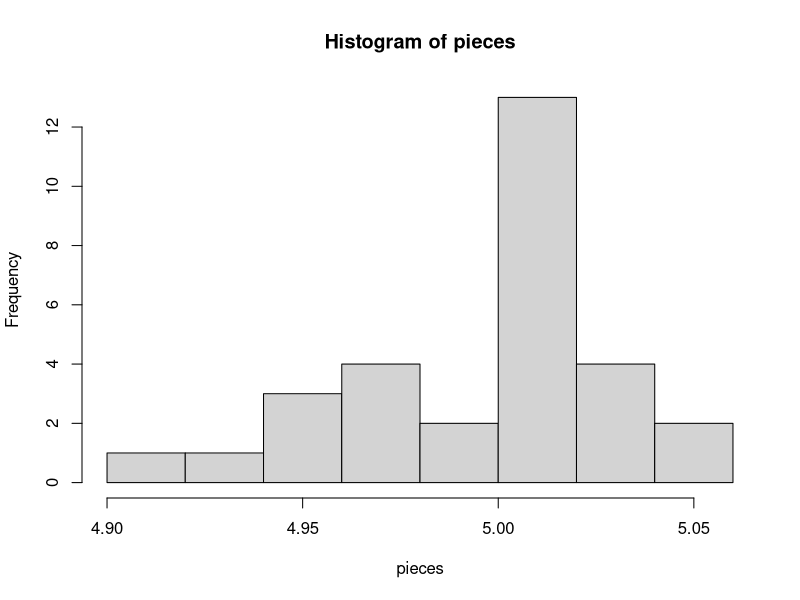
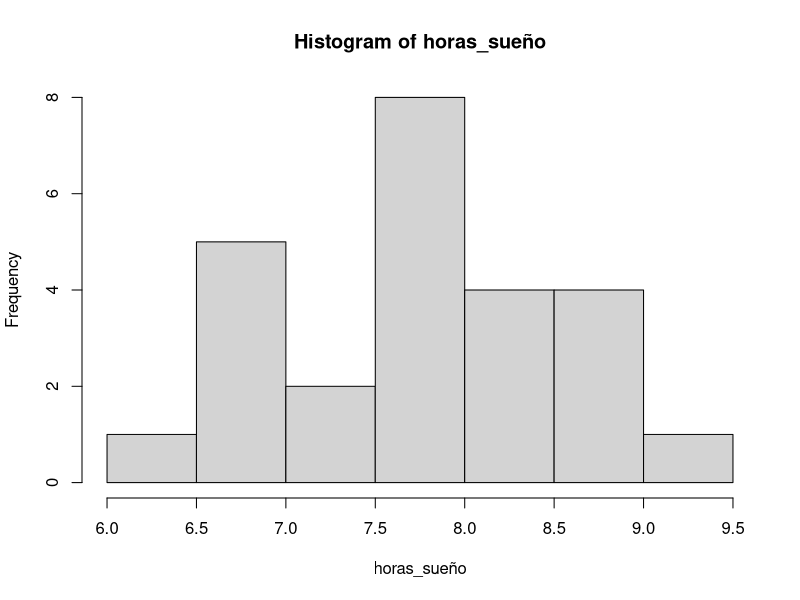

The R source for these figures, in order:
# Simular variable aleatoria normal
# X: altura españoles en cm
# X ~ N(170, sd = 10)

# Muestra aleatoria
N =100
sims = replicate(10000, {
  muestra = rnorm(N, 170, sd = 10)
  # Construir un Intervalo Confianza
  confianza = 0.98 # 1-alfa (nivel confianza -> media real este dentro del intervalo que hemos construido)
  significancion = 1 - confianza # alfa
  
  mean(muestra) + qnorm(1 - significancion/2) * 10 / sqrt(N) # lado derecho de la media
  mean(muestra) - qnorm(1 - significancion/2) * 10 / sqrt(N) # lado izquierdo de la media
  
  ic = mean(muestra) + c(-1,1) * qnorm(1 - significancion/2) * 10 / sqrt(N) # intervalo de confianza
  (170 >= ic[1]) && (170 <= ic[2]) # Comprobar si 170 esta dentro del intervalo de confianza
})

mean(sims)


######################

# 1) Cargar los datos: 
library(readr)
pieces <- read_csv("Intervalos_Conf/1-single_normal_cis/data_1/pieces.csv")
pieces = pieces$piece_size_cm
View(pieces)
# X ~ N(5, sd)
# X: longitud de piezas

# 2) Comprobar asunciones del ic 
# 2.1) Normalidad -> histograma
hist(pieces)
# 2.2) Independencia: a) Muestra aleatoria b) Poblacion muy grande comparado con la muestra
# Asumo que el tamaño de la muestra es menor al 10% del tamaño de la poblacion

# 3) Construir un Intervalo Confianza
# Muestra aleatoria
n = length(pieces)
confianza = 0.99
alpha = 1 - confianza
s2 = var(pieces)
qs = qchisq(c(1-alpha / 2, alpha / 2), df = n-1)
ic = (n-1) * s2 / qs
ic

######################

# 1) Cargar los datos:
library(readr)
new_york <- read_csv("Intervalos_Conf/1-single_normal_cis/data_1/new_york.csv")
horas_sueño = new_york$sleep_hours

# 2) Comprobar asunciones del ic
#   Podemos asumir población inf, muestra muy pequeña comparada con la población
#   Normalidad -> histograma
hist(horas_sueño)
# El histograma no es muy normal, pero podemos asumir que la muestra es aleatoria

# 3) Construir un Intervalo Confianza llamando a t.test()
confianza = 0.96
alpha = 1 - confianza
ttest = t.test(horas_sueño, conf.level = confianza)
ttest$conf.int

######################

# 1) Cargar los datos:
library(readr)






